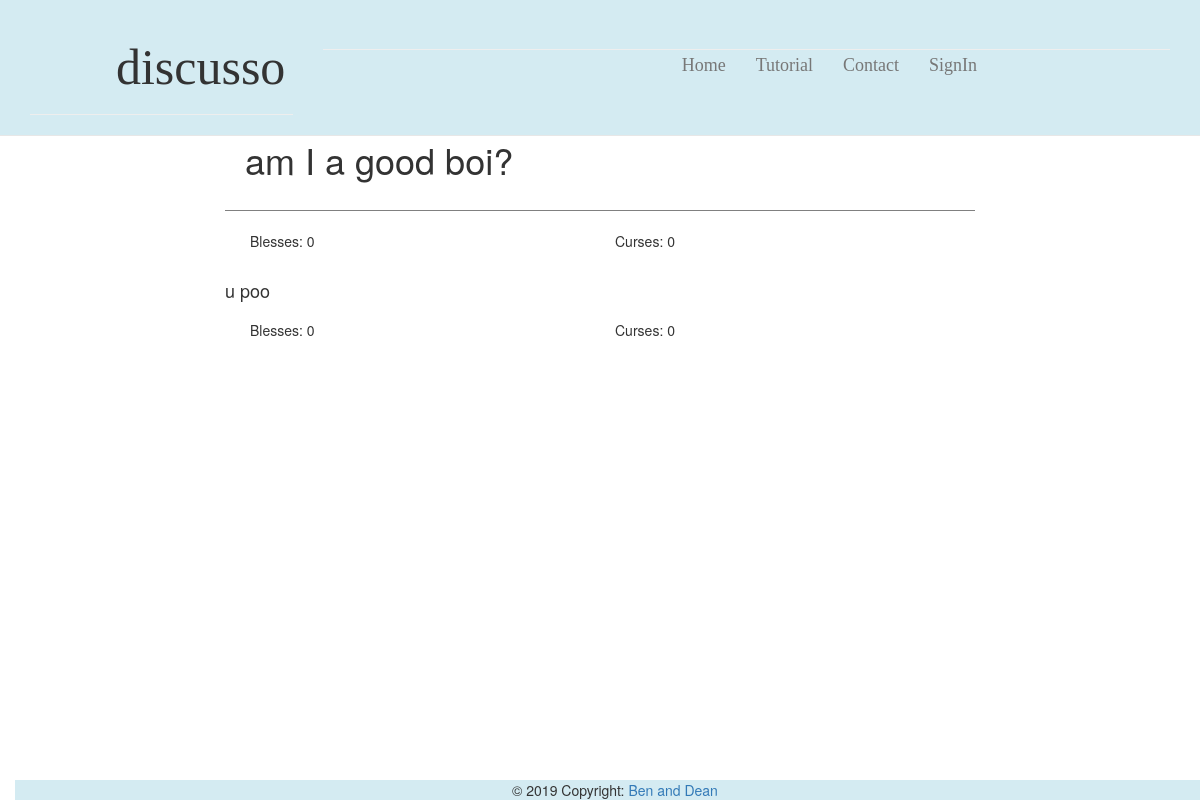
/topicpage/0, run on the app's committed database.
### app/models.py (models this page shows, shortened)
class Post(db.Model):
    id        = db.Column(db.Integer, primary_key=True)
    title     = db.Column(db.String(64))
    desc      = db.Column(db.String(248))
    blesses   = db.Column(db.Integer, default=0)
    curses    = db.Column(db.Integer, default=0)
    timestamp = db.Column(db.DateTime, index=True, default=datetime.utcnow)
    user_id   = db.Column(db.Integer, db.ForeignKey('user.id'))
    p_replies   = db.relationship('Reply', backref='ogPost', lazy='dynamic')

class Reply(db.Model):
    id        = db.Column(db.Integer, primary_key=True)
    post_id   = db.Column(db.Integer, db.ForeignKey('post.id'))
    text      = db.Column(db.String(248))
    blesses   = db.Column(db.Integer)
    curses    = db.Column(db.Integer)
    timestamp = db.Column(db.DateTime, index=True, default=datetime.utcnow)
    stance    = db.Column(db.Boolean)

### app/routes.py (the view)
@app.route('/topicpage/<postid>')
def topic(postid):
    myReply = Post.query.get(postid).p_replies.all()
    myPost = Post.query.get(postid)
    return render_template('topicpage.html', title='Topic', post = myPost, replies = myReply)

### app/templates/topicpage.html
{% extends "topbar.html" %}
{% block content %}
<div class="container-fluid">
	<div class="leftSide col-md-2">
	</div>
	<div class="topicPage mainArea col-md-8">
		<div id="question">
			<div class = "special">
			<h1> {{post.title}} </h1>
		</div>
			<div class="innerTopic container-fluid">
				<div class="col-md-6">
					<p>Blesses: {{post.blesses}} </p>
				</div>
				<div class="col-md-6">
					<p>Curses: {{post.curses}} </p>
				</div>
			</div>
		</div>
		{% for reply in replies %}
		<div class="comment">
			<div class = "header">
			<h4> {{reply.text}} </h4>
		</div>
			<div class="innerTopic container-fluid">
				<div class="col-md-6">
					<p>Blesses: {{reply.blesses}} </p>
				</div>
				<div class="col-md-6">
					<p>Curses: {{reply.curses}} </p>
				</div>
			</div>
			{% endfor %}
		</div>
		<div class="rightSide col-md-2">
		</div>
	</div>
	{% endblock %}

### app/static/stylesheet.css (style rules this page uses)
body { padding-top: 100px; }
.innerTopic { padding: 10px; }
.special { padding: 20px; border-bottom: 1px solid grey; margin-bottom: 10px; }

### data on the page
Post: title "am I a good boi?", blesses "0", curses "0"
Reply: text "u poo", blesses "0", curses "0"
